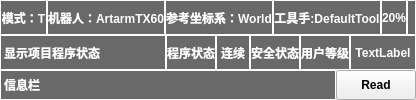
      <widget class="QWidget" name="widget_menu" native="true">
       <layout class="QGridLayout" name="gridLayout_2" rowstretch="1,1,1">
        <property name="leftMargin">
         <number>0</number>
        </property>
        <property name="topMargin">
         <number>0</number>
        </property>
        <property name="rightMargin">
         <number>0</number>
        </property>
        <property name="bottomMargin">
         <number>0</number>
        </property>
        <property name="spacing">
         <number>0</number>
        </property>
        <item row="0" column="0">
         <layout class="QHBoxLayout" name="horizontalLayout_5" stretch="1,2,2,2,1,2">
          <property name="spacing">
           <number>0</number>
          </property>
          <item>
           <widget class="QLabel" name="label_mode">
            <property name="maximumSize">
             <size>
              <width>100</width>
              <height>16777215</height>
             </size>
            </property>
            <property name="font">
             <font>
              <pointsize>9</pointsize>
              <weight>75</weight>
              <bold>true</bold>
             </font>
            </property>
            <property name="styleSheet">
             <string notr="true">color: rgb(255, 255, 255);
border-color: rgb(255, 255, 255);
background-color: rgb(105, 105, 105);</string>
            </property>
            <property name="frameShape">
             <enum>QFrame::Box</enum>
            </property>
            <property name="frameShadow">
             <enum>QFrame::Plain</enum>
            </property>
            <property name="lineWidth">
             <number>1</number>
            </property>
            <property name="midLineWidth">
             <number>0</number>
            </property>
            <property name="text">
             <string>模式：T</string>
            </property>
            <property name="alignment">
             <set>Qt::AlignCenter</set>
            </property>
           </widget>
          </item>
          <item>
           <widget class="QLabel" name="label_robot_name">
            <property name="font">
             <font>
              <pointsize>9</pointsize>
              <weight>75</weight>
              <bold>true</bold>
             </font>
            </property>
            <property name="styleSheet">
             <string notr="true">color: rgb(255, 255, 255);
border-color: rgb(255, 255, 255);
background-color: rgb(105, 105, 105);</string>
            </property>
            <property name="frameShape">
             <enum>QFrame::Box</enum>
            </property>
            <property name="frameShadow">
             <enum>QFrame::Plain</enum>
            </property>
            <property name="text">
             <string>机器人：ArtarmTX60</string>
            </property>
            <property name="alignment">
             <set>Qt::AlignCenter</set>
            </property>
           </widget>
          </item>
          <item>
           <widget class="QLabel" name="label_coordinate">
            <property name="font">
             <font>
              <pointsize>9</pointsize>
              <weight>75</weight>
              <bold>true</bold>
             </font>
            </property>
            <property name="styleSheet">
             <string notr="true">color: rgb(255, 255, 255);
border-color: rgb(255, 255, 255);
background-color: rgb(105, 105, 105);</string>
            </property>
            <property name="frameShape">
             <enum>QFrame::Box</enum>
            </property>
            <property name="frameShadow">
             <enum>QFrame::Plain</enum>
            </property>
            <property name="text">
             <string>参考坐标系：World</string>
            </property>
            <property name="alignment">
             <set>Qt::AlignCenter</set>
            </property>
           </widget>
          </item>
          <item>
           <widget class="QLabel" name="label_toolhand">
            <property name="font">
             <font>
              <pointsize>9</pointsize>
              <weight>75</weight>
              <bold>true</bold>
             </font>
            </property>
            <property name="styleSheet">
             <string notr="true">color: rgb(255, 255, 255);
border-color: rgb(255, 255, 255);
background-color: rgb(105, 105, 105);</string>
            </property>
            <property name="frameShape">
             <enum>QFrame::Box</enum>
            </property>
            <property name="frameShadow">
             <enum>QFrame::Plain</enum>
            </property>
            <property name="text">
             <string>工具手:DefaultTool</string>
            </property>
            <property name="alignment">
             <set>Qt::AlignCenter</set>
            </property>
           </widget>
          </item>
          <item>
           <widget class="QLabel" name="label_robot_speed">
            <property name="font">
             <font>
              <pointsize>9</pointsize>
              <weight>75</weight>
              <bold>true</bold>
             </font>
            </property>
            <property name="styleSheet">
             <string notr="true">color: rgb(255, 255, 255);
border-color: rgb(255, 255, 255);
background-color: rgb(105, 105, 105);</string>
            </property>
            <property name="frameShape">
             <enum>QFrame::Box</enum>
            </property>
            <property name="frameShadow">
             <enum>QFrame::Plain</enum>
            </property>
            <property name="text">
             <string>20%</string>
            </property>
            <property name="alignment">
             <set>Qt::AlignCenter</set>
            </property>
           </widget>
          </item>
          <item>
           <widget class="QLabel" name="label_school">
            <property name="font">
             <font>
              <pointsize>9</pointsize>
              <weight>75</weight>
              <bold>true</bold>
             </font>
            </property>
            <property name="autoFillBackground">
             <bool>false</bool>
            </property>
            <property name="styleSheet">
             <string notr="true">color: rgb(255, 255, 255);
border-color: rgb(255, 255, 255);
background-color: rgb(105, 105, 105);</string>
            </property>
            <property name="frameShape">
             <enum>QFrame::Box</enum>
            </property>
            <property name="frameShadow">
             <enum>QFrame::Plain</enum>
            </property>
            <property name="text">
             <string/>
            </property>
            <property name="scaledContents">
             <bool>true</bool>
            </property>
            <property name="alignment">
             <set>Qt::AlignCenter</set>
            </property>
            <property name="openExternalLinks">
             <bool>false</bool>
            </property>
           </widget>
          </item>
         </layout>
        </item>
        <item row="1" column="0">
         <layout class="QHBoxLayout" name="horizontalLayout_6" stretch="5,1,1,1,1,2">
          <property name="spacing">
           <number>0</number>
          </property>
          <item>
           <widget class="QLabel" name="label_program">
            <property name="font">
             <font>
              <pointsize>9</pointsize>
              <weight>75</weight>
              <bold>true</bold>
             </font>
            </property>
            <property name="styleSheet">
             <string notr="true">color: rgb(255, 255, 255);
border-color: rgb(255, 255, 255);
background-color: rgb(105, 105, 105);</string>
            </property>
            <property name="frameShape">
             <enum>QFrame::Box</enum>
            </property>
            <property name="frameShadow">
             <enum>QFrame::Plain</enum>
            </property>
            <property name="text">
             <string>显示项目程序状态</string>
            </property>
            <property name="alignment">
             <set>Qt::AlignLeading|Qt::AlignLeft|Qt::AlignVCenter</set>
            </property>
           </widget>
          </item>
          <item>
           <widget class="QLabel" name="label_program_status">
            <property name="font">
             <font>
              <pointsize>9</pointsize>
              <weight>75</weight>
              <bold>true</bold>
             </font>
            </property>
            <property name="styleSheet">
             <string notr="true">color: rgb(255, 255, 255);
border-color: rgb(255, 255, 255);
background-color: rgb(105, 105, 105);</string>
            </property>
            <property name="frameShape">
             <enum>QFrame::Box</enum>
            </property>
            <property name="frameShadow">
             <enum>QFrame::Plain</enum>
            </property>
            <property name="text">
             <string>程序状态</string>
            </property>
            <property name="alignment">
             <set>Qt::AlignCenter</set>
            </property>
           </widget>
          </item>
          <item>
           <widget class="QLabel" name="label_step">
            <property name="font">
             <font>
              <pointsize>9</pointsize>
              <weight>75</weight>
              <bold>true</bold>
             </font>
            </property>
            <property name="styleSheet">
             <string notr="true">color: rgb(255, 255, 255);
border-color: rgb(255, 255, 255);
background-color: rgb(105, 105, 105);</string>
            </property>
            <property name="frameShape">
             <enum>QFrame::Box</enum>
            </property>
            <property name="frameShadow">
             <enum>QFrame::Plain</enum>
            </property>
            <property name="text">
             <string>连续</string>
            </property>
            <property name="alignment">
             <set>Qt::AlignCenter</set>
            </property>
           </widget>
          </item>
          <item>
           <widget class="QLabel" name="label_safe_status">
            <property name="font">
             <font>
              <pointsize>9</pointsize>
              <weight>75</weight>
              <bold>true</bold>
             </font>
            </property>
            <property name="styleSheet">
             <string notr="true">color: rgb(255, 255, 255);
border-color: rgb(255, 255, 255);
background-color: rgb(105, 105, 105);</string>
            </property>
            <property name="frameShape">
             <enum>QFrame::Box</enum>
            </property>
            <property name="frameShadow">
             <enum>QFrame::Plain</enum>
            </property>
            <property name="text">
             <string>安全状态</string>
            </property>
            <property name="alignment">
             <set>Qt::AlignCenter</set>
            </property>
           </widget>
          </item>
          <item>
           <widget class="QLabel" name="label_usr_degree">
            <property name="font">
             <font>
              <pointsize>9</pointsize>
              <weight>75</weight>
              <bold>true</bold>
             </font>
            </property>
            <property name="styleSheet">
             <string notr="true">color: rgb(255, 255, 255);
border-color: rgb(255, 255, 255);
background-color: rgb(105, 105, 105);</string>
            </property>
            <property name="frameShape">
             <enum>QFrame::Box</enum>
            </property>
            <property name="frameShadow">
             <enum>QFrame::Plain</enum>
            </property>
            <property name="text">
             <string>用户等级</string>
            </property>
            <property name="alignment">
             <set>Qt::AlignCenter</set>
            </property>
           </widget>
          </item>
          <item>
           <widget class="QLabel" name="label_time">
            <property name="font">
             <font>
              <pointsize>9</pointsize>
              <weight>75</weight>
              <bold>true</bold>
             </font>
            </property>
            <property name="styleSheet">
             <string notr="true">color: rgb(255, 255, 255);
border-color: rgb(255, 255, 255);
background-color: rgb(105, 105, 105);</string>
            </property>
            <property name="frameShape">
             <enum>QFrame::Box</enum>
            </property>
            <property name="frameShadow">
             <enum>QFrame::Plain</enum>
            </property>
            <property name="text">
             <string>TextLabel</string>
            </property>
            <property name="alignment">
             <set>Qt::AlignCenter</set>
            </property>
           </widget>
          </item>
         </layout>
        </item>
        <item row="2" column="0">
         <layout class="QHBoxLayout" name="horizontalLayout_7" stretch="5,1">
          <property name="spacing">
           <number>0</number>
          </property>
          <item>
           <widget class="QLabel" name="label_information">
            <property name="font">
             <font>
              <pointsize>9</pointsize>
              <weight>75</weight>
              <bold>true</bold>
             </font>
            </property>
            <property name="styleSheet">
             <string notr="true">color: rgb(255, 255, 255);
border-color: rgb(255, 255, 255);
background-color: rgb(105, 105, 105);</string>
            </property>
            <property name="frameShape">
             <enum>QFrame::Box</enum>
            </property>
            <property name="frameShadow">
             <enum>QFrame::Plain</enum>
            </property>
            <property name="text">
             <string>信息栏</string>
            </property>
            <property name="alignment">
             <set>Qt::AlignLeading|Qt::AlignLeft|Qt::AlignVCenter</set>
            </property>
            <property name="margin">
             <number>5</number>
            </property>
           </widget>
          </item>
          <item>
           <widget class="QPushButton" name="btn_read_information">
            <property name="minimumSize">
             <size>
              <width>0</width>
              <height>30</height>
             </size>
            </property>
            <property name="font">
             <font>
              <weight>75</weight>
              <bold>true</bold>
             </font>
            </property>
            <property name="text">
             <string>Read</string>
            </property>
            <property name="autoRepeat">
             <bool>false</bool>
            </property>
            <property name="autoDefault">
             <bool>false</bool>
            </property>
            <property name="default">
             <bool>false</bool>
            </property>
            <property name="flat">
             <bool>false</bool>
            </property>
           </widget>
          </item>
         </layout>
        </item>
       </layout>
      </widget>
